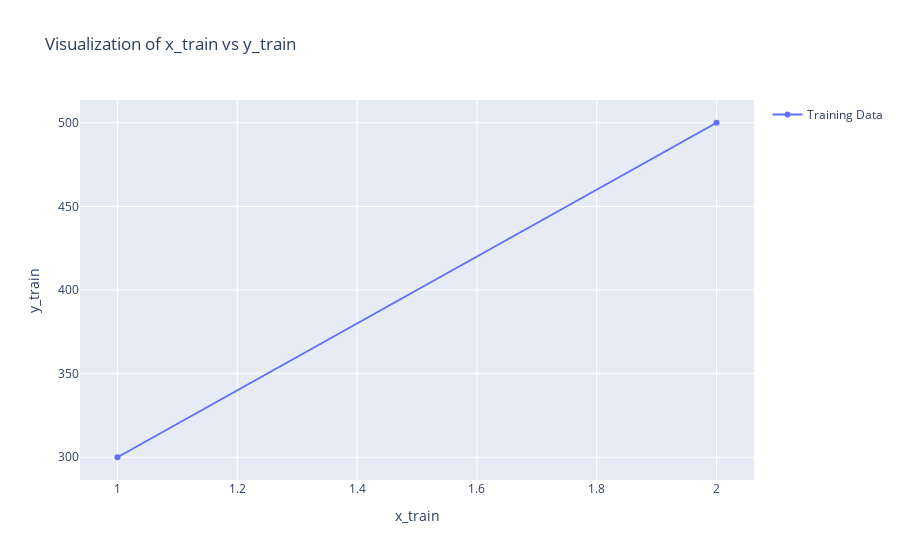

Notebook source saved alongside this figure:
### Code cell
x_train = np.array([1.0, 2.0])
y_train = np.array([300.0, 500.0])
# Create a plot
fig = go.Figure()

# Add a scatter trace
fig.add_trace(go.Scatter(x=x_train, y=y_train, mode='markers+lines', name='Training Data'))

# Update layout with title and labels
fig.update_layout(
    title="Visualization of x_train vs y_train",
    xaxis_title="x_train",
    yaxis_title="y_train",
    showlegend=True
)

# Show the plot
fig.show()

### Figure 1 — Plotly figure (JSON) as saved in the notebook; plotly's stock layout.template omitted (floating-point values rounded to 4 significant figures)
{"data": [{"mode": "markers+lines", "name": "Training Data", "type": "scatter", "x": [1, 2], "y": [300, 500]}], "layout": {"showlegend": true, "title": {"text": "Visualization of x_train vs y_train"}, "xaxis": {"title": {"text": "x_train"}}, "yaxis": {"title": {"text": "y_train"}}}}
